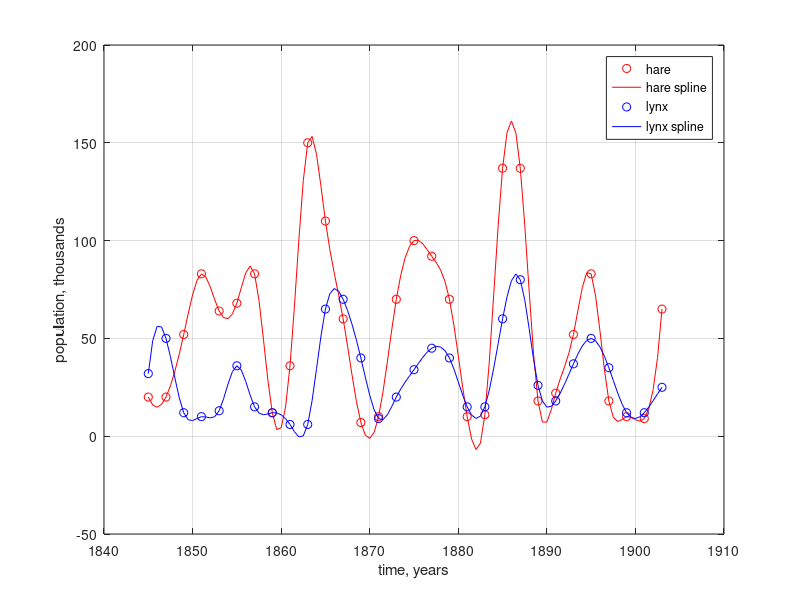

Reproduce this figure in MATLAB. (Note: this script raises an error after producing the figure.)
% ModellingFromMeasurement
% Homework exercise 1.3

% Hare&Lynx - Lotka-Volterra model:
%
%

clear; close all; clc;

rng(160)

t0 = 1845; % Initial year for the observation
t1 = 1903; % Final yar for the observation
t_span = [t0 t1];
dt = 2; % Time intervals (2 years)
t = t0:dt:t1;

spline_flag = 1;

hare =  [20, 20, 52, 83, 64, 68, 83, 12, 36, 150, 110, 60, 7, 10, 70, 100, 92, 70, 10, 11, 137, 137, 18, 22, 52, 83, 18, 10, 9, 65];
lynx =  [32, 50, 12, 10, 13, 36, 15, 12, 6, 6, 65, 70, 40, 9, 20, 34, 45, 40, 15, 15, 60, 80, 26, 18, 37, 50, 35, 12, 12, 25];

if spline_flag
    % If spline flag == 1, verranno utilizzte delle spline per interpolare
    % i punti
    spline_dt = 0.5;
    spline_t = t0:spline_dt:t1;

    figure
    s_hare = spline(t,hare,spline_t);
    plot(t,hare,'ro',spline_t,s_hare,'r'); hold on; grid on;
    s_lynx = spline(t,lynx,spline_t);
    plot(t,lynx,'bo',spline_t,s_lynx,'b')
    ylabel("population, thousands")
    xlabel("time, years")
    legend("hare","hare spline","lynx","lynx spline")

    % new names:
    hare = s_hare;
    lynx = s_lynx;
    t = spline_t;
    dt = spline_dt;

end

xy = [hare; lynx];
xd = diff(hare);
yd = diff(lynx);
xy_dot = [xd;yd];

%init_opt = [0.5 0.5 0.5 0.5];
%% optmization problem witout ode (with f min unconstrained)

rand_vect = -50:50;
options = optimset('MaxFunEvals',1000,'TolFun',0.01);

obj_f_opt = inf;
for ii = 1:10
    %par_in = rand(1,4);
    %par_in = [0 1 -1 0];
    par_in = randsample(rand_vect,4);

    g = @(par) compute_loss_diff(par,t,xy,xy_dot);
    [obj_par,obj_f] = fminunc(g,par_in,options);

    if obj_f < obj_f_opt
        B = obj_par;
        %par_init = par_in;
        obj_f_opt = obj_f;
    end
end


[tt,xy_pred] = ode23(@lot_volt,t_span,[xy(1,1),xy(2,1)],[],B);

figure
plot(t,hare,'r',t,lynx,'b'); hold on; grid on;
plot(tt,xy_pred(:,1),'r--',tt,xy_pred(:,2),'b--');
ylabel("population, thousands")
xlabel("time, years")
legend('real hare','real linx','model hare','model linx')

%% optmization problem with ode (with f min unconstrained)

%[A,obj_f] = fminsearch(@compute_loss_ode,init_opt,[],t,xy);
% options = optimset('MaxFunEvals',1000,'TolFun',0.01,'Display','iter');
% 
% obj_f_optm = inf;
% for ii = 1:10
%     %par = rand(1,4);
%     %par = [0.5 -1 0 0.5];
%     par_in = randsample(rand_vect,4);
%     disp(['iteration ' num2str(ii)])
%     f = @(par) compute_loss_ode(par,t,xy);
%     %[obj_par,obj_f] = fminunc(@compute_loss_ode,par_in,options,t,xy);
%     [obj_par,obj_f] = fminunc(f,par_in,options);
% 
%     if obj_f < obj_f_optm
%         A = obj_par;
%         %par_init = par_in;
%         obj_f_opt = obj_f;
%     end
% end
% 
% % Visualize Data
% 
% % initial conditions
% 
% [tt,x_solved] = ode23(@lot_volt,t,[xy(1,1),xy(2,1)],[],A);
% 
% figure
% plot(t,hare,'r',t,lynx,'b'); hold on
% plot(tt,x_solved(:,1),'r--',tt,x_solved(:,2),'b--');
% legend('real hare','real linx','model hare','model linx')

%% functions definitions

function final_loss = compute_loss_diff(par,t,xy,xy_dot)

[~,nc] = size(xy);
loss = 0;
% Compute MAE for every datapoints
for ii=1:nc-1
    errors = lot_volt(t,[xy(1,ii),xy(2,ii)],par);
    loss = loss + sum(abs(errors - xy_dot(:,ii)));
end
final_loss = loss;
end

function error = compute_loss_ode(par,t,xy)

% ODE function

[~,out] = ode23(@lot_volt,t,[xy(1,1),xy(2,1)],[],par);

% error calculus
errx = out(:,1)-xy(1,:)';
erry = out(:,2)-xy(2,:)';
error = errx'*errx + erry'*erry;
end

% lotke-Volterra Law
function xy_dot = lot_volt(t,xy,par) % tilde placeolder per t
xy_dot = [(par(1)-par(2)*xy(2))*xy(1);(par(3)*xy(1)-par(4))*xy(2)];
end